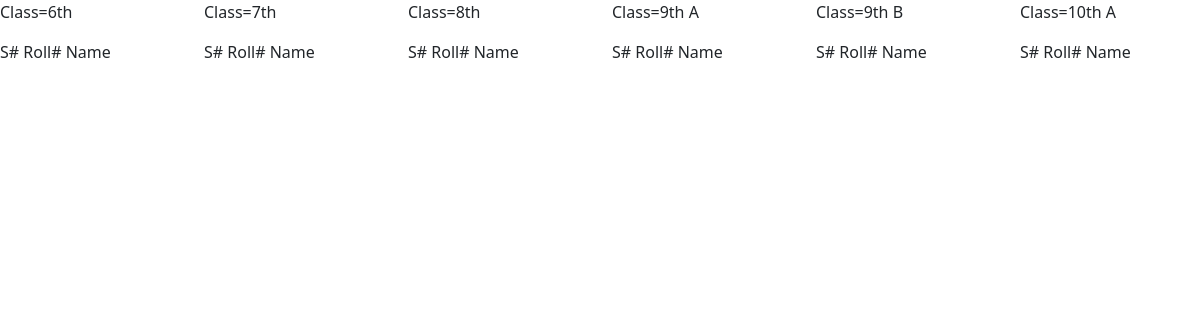
Page /seating_plan.php on the earlier database version.
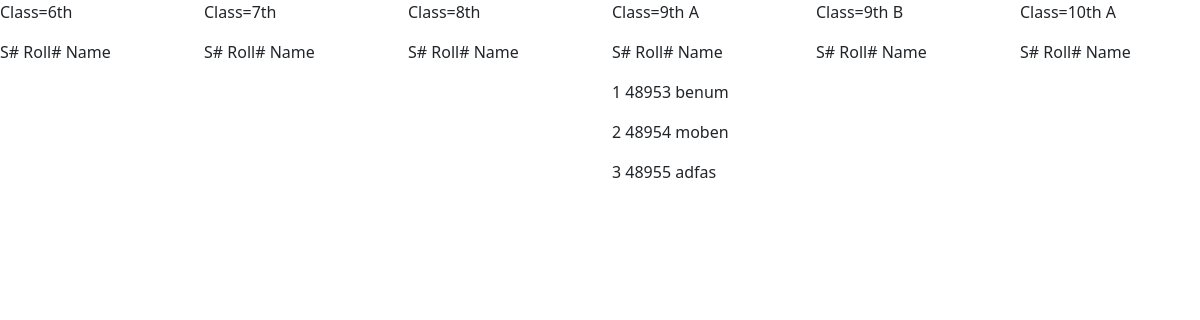
Same page on the later database version.
### tables this page shows
CREATE TABLE `students_info` (
  `Roll_No` int(7) NOT NULL,
  `Name` varchar(30) NOT NULL,
  `FName` varchar(30) NOT NULL,
  `Gender` enum('Male','Female','Prefer Not To Say') NOT NULL DEFAULT 'Male',
  `Dob` date DEFAULT NULL,
  `Mobile_No` varchar(12) NOT NULL DEFAULT '03',
  `Admission_Date` date DEFAULT NULL,
  `Admission_No` int(6) DEFAULT NULL,
  `Father_Cnic` varchar(15) DEFAULT NULL,
  `Student_Form_B` varchar(15) DEFAULT NULL,
  `School` varchar(30) NOT NULL DEFAULT 'GHSS CHITOR',
  `Class` varchar(10) NOT NULL,
  `Class_Position` varchar(10) DEFAULT NULL,
  `Status` tinyint(1) NOT NULL DEFAULT 1
);

### config.php (called while the page is built, shortened)
<?php
require_once 'sand_box.php';
if (isset($_SESSION['user'])) {
    $account_id=$_SESSION['user'];
    $account_id=Validate_input($account_id);
} else {
    $guest=Select_Single_Column_Array_data(
        "Id", "employees", "Name", "'Guest'"
    );
     $account_id=$guest[0];
}
$selected_school_id_array=Select_Single_Column_Array_data(
    "Selected_School_Id", "setting", "User_Id", "$account_id"
);
 $selected_school_id=$selected_school_id_array[0];
$school_names=Select_Single_Column_Array_data(
    "Name", "schools", "Id", "$selected_school_id"
);
 $SCHOOL_NAME = $school_names[0];
?>

### seating_plan.php (the view, shortened to what this page needs)
<?php
require_once 'sand_box.php';
$link=$LINK;
?>
</head>
<body>
<div class="row">
    <div class="col-md-2">
        <?php
        echo "<p>Class=6th</p>";
        echo '<p>S#  Roll# Name</p>';
        ?>
    </div>
    <div class="col-md-2">
    <?php
        echo "<p>Class=7th</p>";
        echo '<p>S#  Roll# Name</p>';
    ?>
</div>
<div class="col-md-2">
<?php
        echo "<p>Class=8th</p>";
        echo '<p>S#  Roll# Name</p>';
?>
</div>
<div class="col-md-2">
<?php
$q="SELECT Roll_No,Name from Students_Info WHERE Status=1 AND Class='9th A' AND School='$SCHOOL_NAME'";
        $exe=mysqli_query($link, $q);
        $i=1;
        echo "<p>Class=9th A</p>";
        echo '<p>S#  Roll# Name</p>';
while($exer=mysqli_fetch_assoc($exe)) {
    echo "<p>". $i ." ".$exer['Roll_No'] ." ".$exer['Name']." "."</p>";
    $i++;
}
?>
</div>
<div class="col-md-2">
<?php
        echo "<p>Class=9th B</p>";
        echo '<p>S#  Roll# Name</p>';
?>
</div>
<div class="col-md-2">
<?php
        echo "<p>Class=10th A</p>";
        echo '<p>S#  Roll# Name</p>';
?>
</div>
</div>

Differences in the rows shown:
added students_info: Roll_No "48953", Name "benum"
added students_info: Roll_No "48954", Name "moben"
added students_info: Roll_No "48955", Name "adfas"
